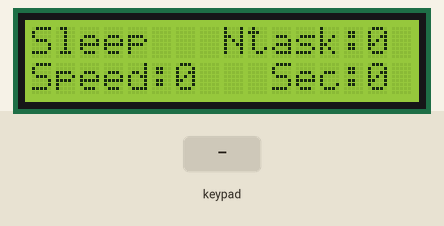
This sketch was run on a simulated Arduino Uno, built with avr-gcc and run on an emulated ATmega328P. On the bench: 16×2 character LCD. The inputs (shaded band) are chosen by the test bench.

Above: at 1.7 s.
1.8 s: key 'D' pressed
At 3.5 s:
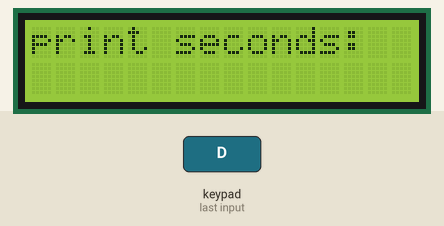
4.3 s: keypad keys 2 3 4 5 A pressed 0.4 s apart
At 6.9 s:
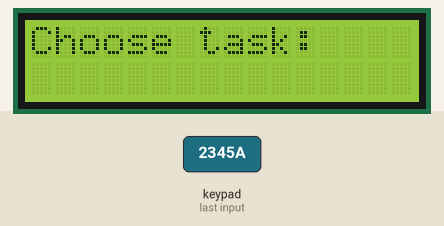
7.8 s: keypad keys 2 3 4 5 # pressed 0.4 s apart
At 10.9 s:
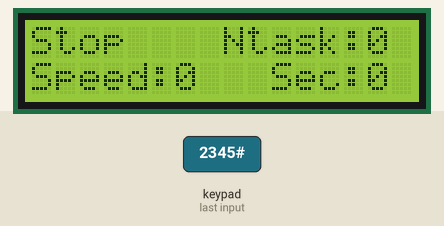
11.3 s: key 'A' pressed
At 12.1 s:
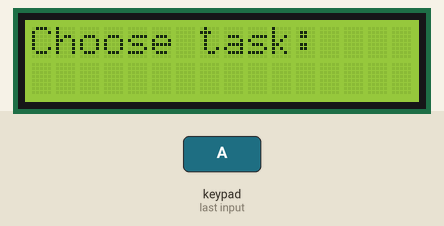
Timing chart, 0 to 13.8 s (numbered marks = the images above; inputs shaded):
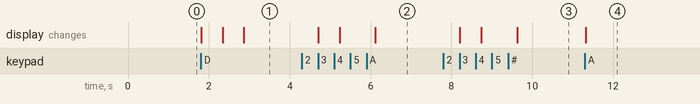

The sketch:

stepmotor_control.ino
```cpp
#include <Wire.h>
#include <LiquidCrystal_I2C.h>
#include <Keypad.h>
#include <Stepper.h>

// this motor has 32 steps per revolution
#define STEPS_PER_REV 32
#define GEAR_REDUC 64

const float STEPS_PER_OUT_REV = STEPS_PER_REV * GEAR_REDUC;
// feel free to change the value;
const int stepsRequired = 10;
const int pot = 14;
// keypad variables declaring
const byte rows = 4;
const byte columns = 4;
const char keys[rows][columns] = {
  {'1', '2', '3', 'A'},
  {'4', '5', '6', 'B'},
  {'7', '8', '9', 'C'},
  {'*', '0', '#', 'D'}
};
byte rowPins[rows] = {2, 3, 4, 5};
byte columnPins[columns] = {6, 7, 8, 9};
Keypad keypad(makeKeymap(keys), rowPins, columnPins, rows, columns);
Stepper stepper(stepsRequired, 10, 12, 11, 13);
LiquidCrystal_I2C lcd(0x27, 16, 2);
// arrays for motor numbers
int speed_array[99] = {};
int task_array[99] = {};
int seconds_array[99] = {};
int counter = 0;
String motor_status = "Sleep";
int current_task = 0;
int current_speed = 0;
int current_seconds = 0;
bool isPaused = true;

void create_task() {
  lcd.clear();
  lcd.setCursor(0, 0);
  // setting task number
  task_array[counter] = counter;
  lcd.print("Number is: " + String(counter));
  delay(500);
  lcd.clear();
  // adding speed
  lcd.print("Type speed number: ");
  int task_speed = analogRead(pot);
  lcd.setCursor(0, 1);
  lcd.print(task_speed);
  speed_array[counter] = task_speed;
  delay(500);
  lcd.clear();
  // adding seconds
  lcd.setCursor(0, 0);
  lcd.print("print seconds: ");
  char num1 = keypad.waitForKey();
  char num2 = keypad.waitForKey();
  int final_num = (num1 - '0') * 10 + (num2 - '0');
  lcd.setCursor(0, 1);
  lcd.print(final_num);
  seconds_array[counter] = final_num;
  delay(500);
  counter++;
}

void print_status() {
  lcd.clear();
  lcd.setCursor(0, 0);
  lcd.print(motor_status);
  lcd.setCursor(8, 0);
  lcd.print("Ntask:" + String(current_task));
  lcd.setCursor(0, 1);
  lcd.print("Speed:" + String(current_speed));
  lcd.setCursor(10, 1);
  lcd.print("Sec:" + String(current_seconds));
  delay(500);
}

void motor_stop() {
  motor_status = "Stop";
  current_task = 0;
  current_speed = 0;
  current_seconds = 0;
}

void motor_pause() {
  motor_status = "Pause";
  keypad.waitForKey();
}

void start_motor() {
  motor_status = "Start";
  lcd.clear();
  lcd.setCursor(0, 0);
  lcd.print("Choose task: ");
  char num1 = keypad.waitForKey();
  char num2 = keypad.waitForKey();
  int final_num = (num1 - '0') * 10 + (num2 - '0');
  current_task = task_array[final_num];
  current_speed = speed_array[final_num];
  current_seconds = seconds_array[final_num];
  lcd.setCursor(0, 1);
  lcd.print(final_num);
  delay(500);
}

void setup() {
  pinMode(pot, INPUT);
  lcd.init();
  lcd.backlight();
  print_status();
}

void loop() {
  char action_key = keypad.getKey();
  if (action_key == 'D') {
    create_task();
    print_status();
  }
  if (action_key == 'C') {
    motor_stop();
    print_status();
  }
  if (action_key == 'A') {
    if (isPaused == true) {
      start_motor();
      print_status();
      //delay(current_seconds);
      isPaused = !isPaused;
    } else {
      motor_pause();
      print_status();
      isPaused = !isPaused;
    }
  } if (action_key == '#') {
    print_status();
  }
   if (isPaused == false) {
    stepper.setSpeed(current_speed);
    for (int i = 0; i < current_seconds*10; i++) {
       stepper.step(stepsRequired);
       if (keypad.getState() == HOLD){
         motor_pause();
       }
    }
    motor_stop();
    isPaused = !isPaused;
   }
}
```

Measured:
- after the input at 1.8 s, the display: first changes at once (image 1 shows a later state)
- after the input at 4.3 s, the display: first changes after 0.41 s (image 2 shows a later state)
- after the input at 7.8 s, the display: first changes after 0.41 s (image 3 shows a later state)
- after the input at 11.3 s, the display: changes at once (image 4)
